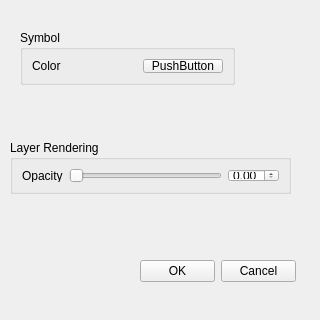
<?xml version="1.0" encoding="UTF-8"?>
<ui version="4.0">
 <class>Dialog</class>
 <widget class="QDialog" name="Dialog">
  <property name="geometry">
   <rect>
    <x>0</x>
    <y>0</y>
    <width>320</width>
    <height>320</height>
   </rect>
  </property>
  <property name="windowTitle">
   <string>Dialog</string>
  </property>
  <widget class="QDialogButtonBox" name="buttonBox">
   <property name="geometry">
    <rect>
     <x>10</x>
     <y>600</y>
     <width>461</width>
     <height>32</height>
    </rect>
   </property>
   <property name="orientation">
    <enum>Qt::Horizontal</enum>
   </property>
   <property name="standardButtons">
    <set>QDialogButtonBox::Cancel|QDialogButtonBox::Ok</set>
   </property>
  </widget>
  <widget class="QGroupBox" name="gBoxSymbol">
   <property name="geometry">
    <rect>
     <x>20</x>
     <y>30</y>
     <width>215</width>
     <height>55</height>
    </rect>
   </property>
   <property name="title">
    <string>Symbol</string>
   </property>
   <layout class="QHBoxLayout" name="horizontalLayout_2">
    <item>
     <widget class="QLabel" name="labelColor">
      <property name="text">
       <string>Color</string>
      </property>
     </widget>
    </item>
    <item>
     <widget class="QLabel" name="labelColorDisplay">
      <property name="text">
       <string/>
      </property>
     </widget>
    </item>
    <item>
     <widget class="QPushButton" name="pushButton">
      <property name="text">
       <string>PushButton</string>
      </property>
     </widget>
    </item>
   </layout>
  </widget>
  <widget class="QGroupBox" name="gBoxRendering">
   <property name="geometry">
    <rect>
     <x>10</x>
     <y>140</y>
     <width>281</width>
     <height>54</height>
    </rect>
   </property>
   <property name="title">
    <string>Layer Rendering</string>
   </property>
   <layout class="QHBoxLayout" name="horizontalLayout">
    <item>
     <widget class="QLabel" name="labelOpacity">
      <property name="text">
       <string>Opacity</string>
      </property>
     </widget>
    </item>
    <item>
     <widget class="QSlider" name="horizontalSlider">
      <property name="orientation">
       <enum>Qt::Horizontal</enum>
      </property>
     </widget>
    </item>
    <item>
     <widget class="QDoubleSpinBox" name="spinBoxOpacity">
      <property name="maximum">
       <double>1.000000000000000</double>
      </property>
      <property name="singleStep">
       <double>0.100000000000000</double>
      </property>
     </widget>
    </item>
   </layout>
  </widget>
  <widget class="QDialogButtonBox" name="buttonBox_2">
   <property name="geometry">
    <rect>
     <x>140</x>
     <y>260</y>
     <width>156</width>
     <height>23</height>
    </rect>
   </property>
   <property name="standardButtons">
    <set>QDialogButtonBox::Cancel|QDialogButtonBox::Ok</set>
   </property>
  </widget>
 </widget>
 <resources/>
 <connections>
  <connection>
   <sender>buttonBox</sender>
   <signal>accepted()</signal>
   <receiver>Dialog</receiver>
   <slot>accept()</slot>
   <hints>
    <hint type="sourcelabel">
     <x>248</x>
     <y>254</y>
    </hint>
    <hint type="destinationlabel">
     <x>157</x>
     <y>274</y>
    </hint>
   </hints>
  </connection>
  <connection>
   <sender>buttonBox</sender>
   <signal>rejected()</signal>
   <receiver>Dialog</receiver>
   <slot>reject()</slot>
   <hints>
    <hint type="sourcelabel">
     <x>316</x>
     <y>260</y>
    </hint>
    <hint type="destinationlabel">
     <x>286</x>
     <y>274</y>
    </hint>
   </hints>
  </connection>
 </connections>
</ui>
